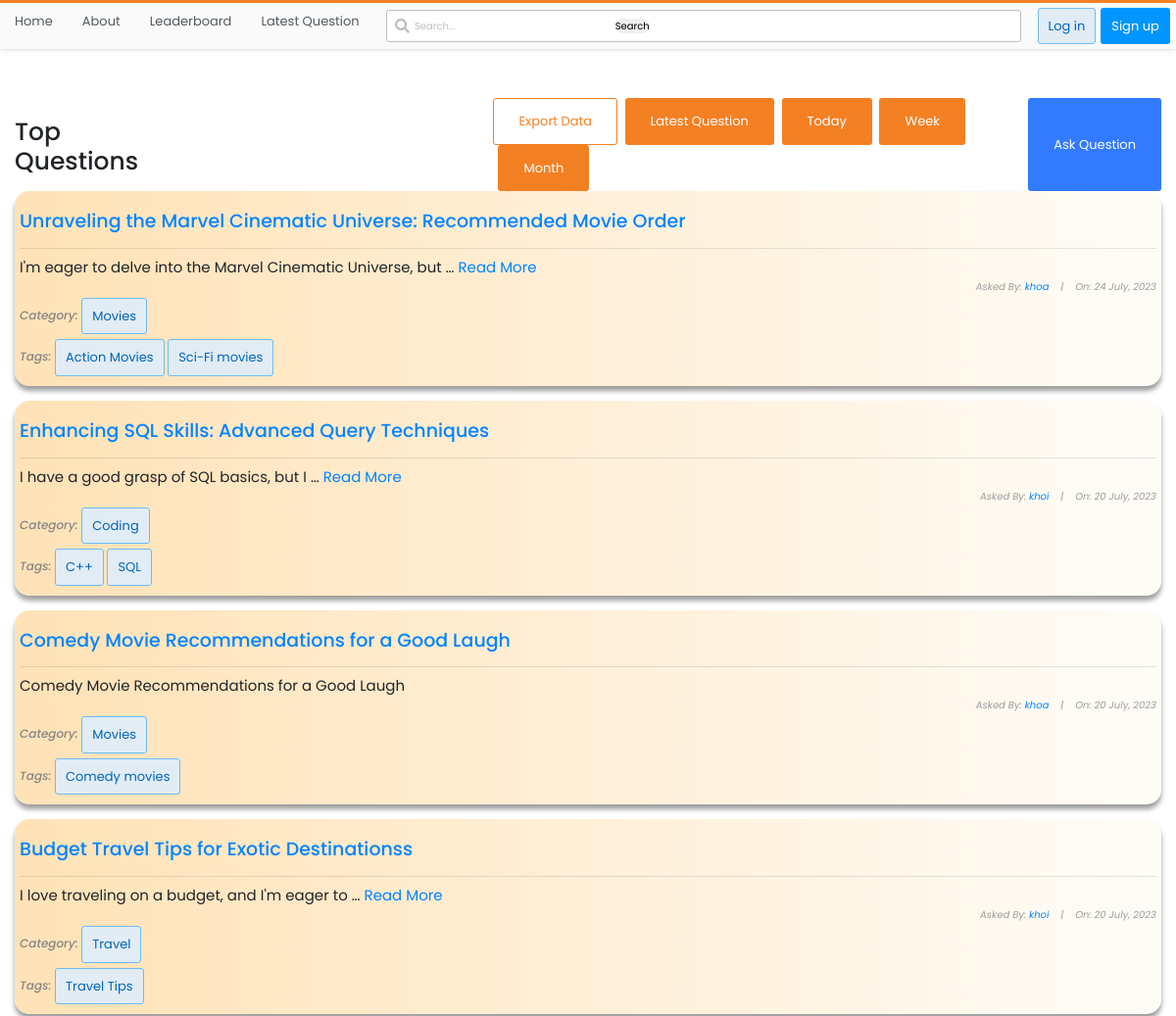
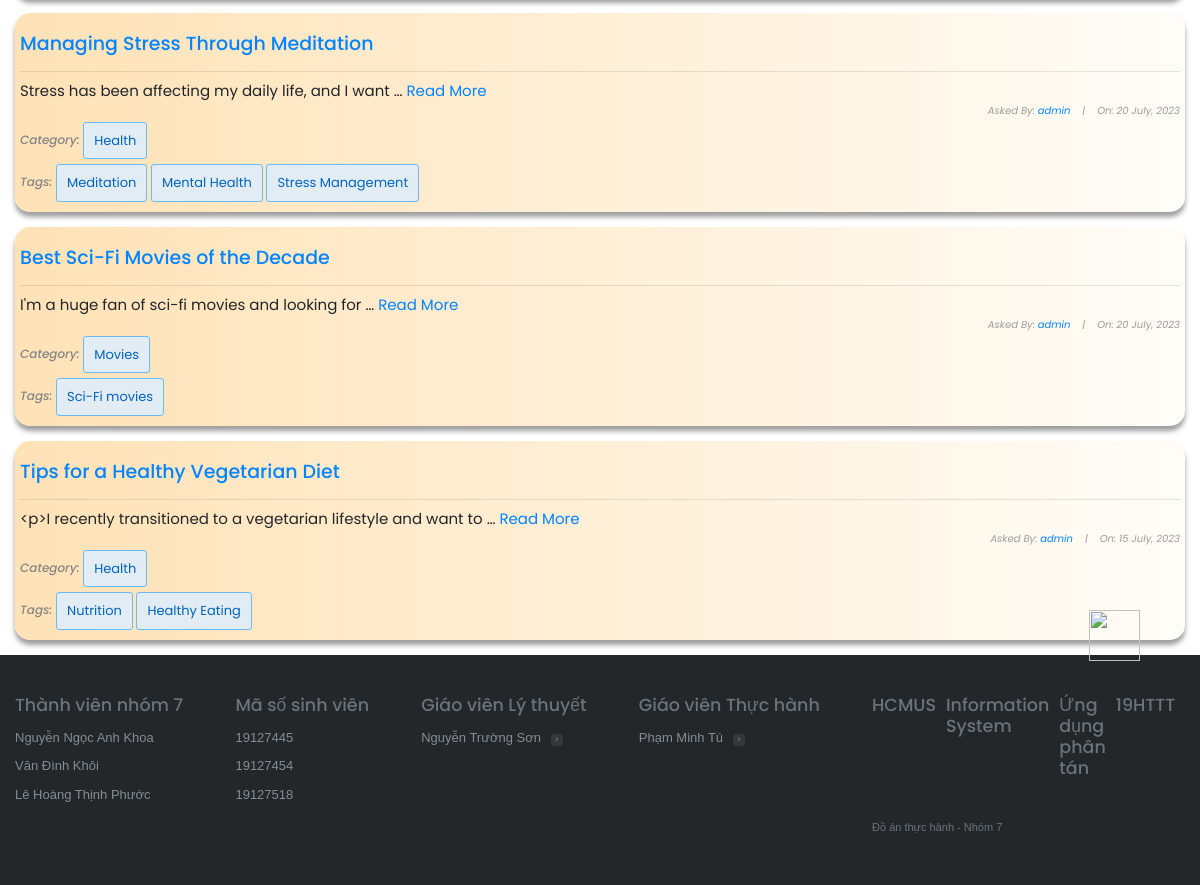
The app's page /questions/, older data (2 pictures, top to bottom).
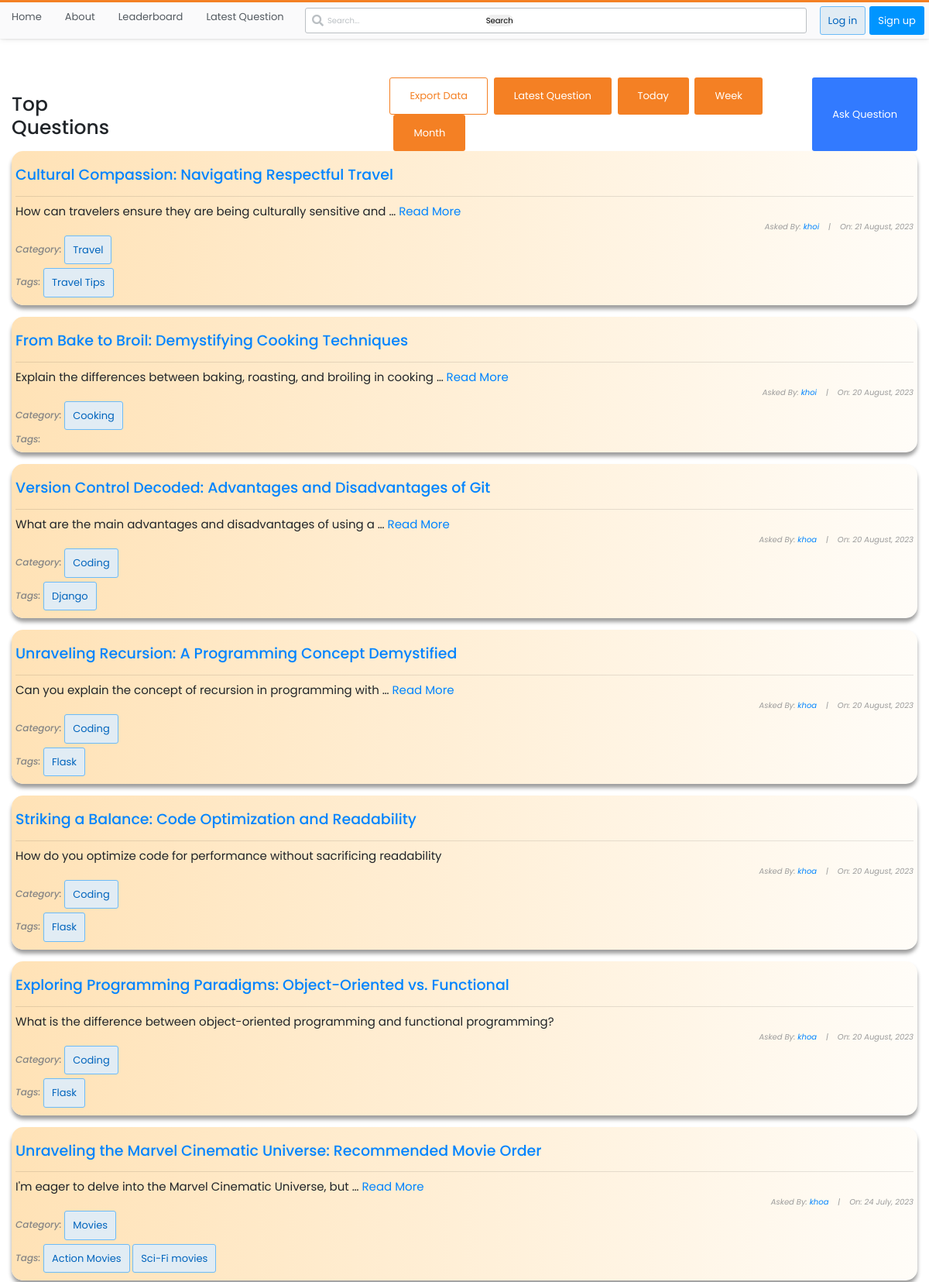
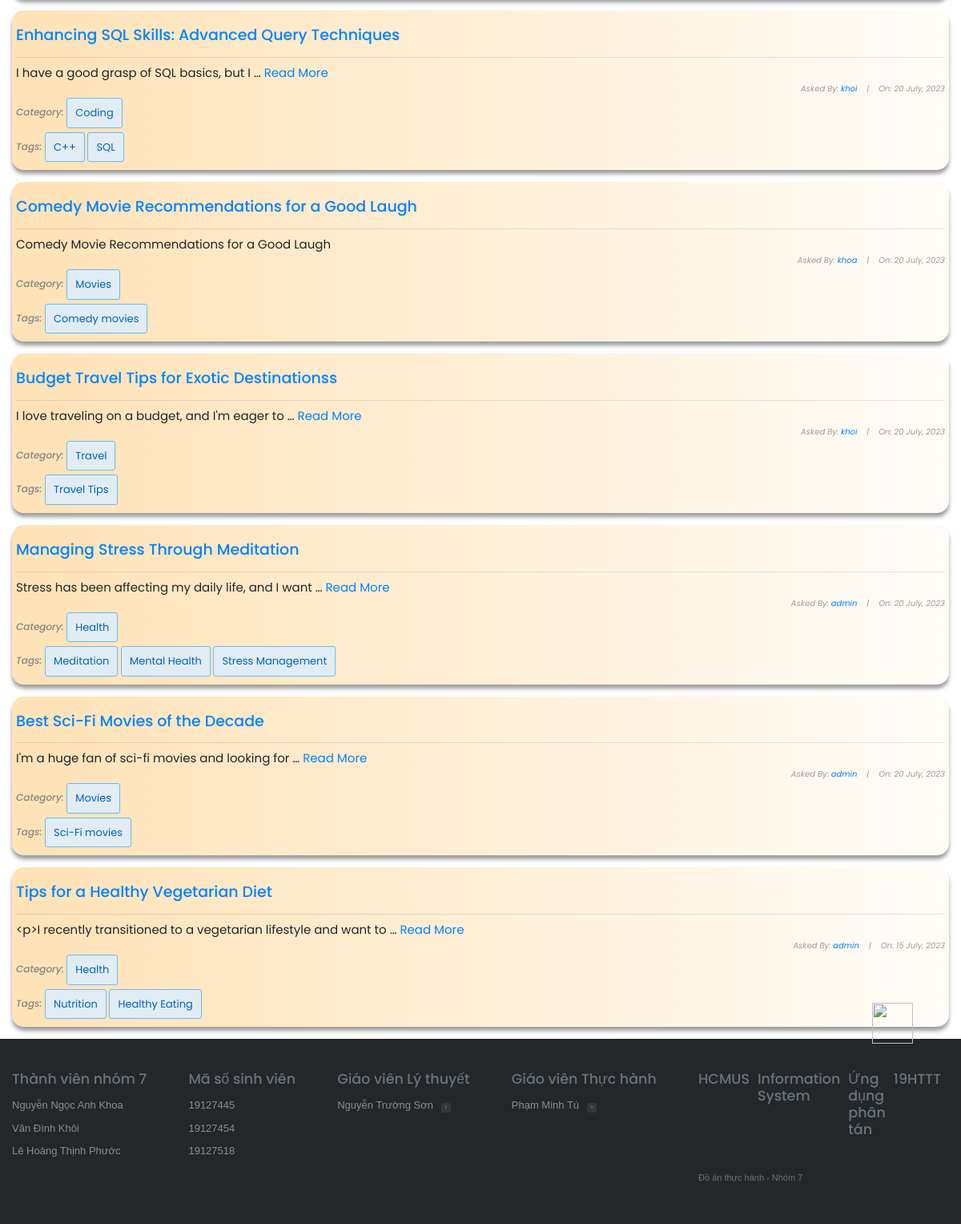
The same page, newer data (2 pictures, top to bottom).
### stackbase/models.py (models this page shows, shortened)
class Question(models.Model):
    user = models.ForeignKey(User, on_delete=models.CASCADE)
    title = models.CharField(max_length=10000)
    content = RichTextField()
    likes = models.ManyToManyField(User, related_name='question_post')
    date_created = models.DateTimeField(default=timezone.now)
    category = models.ForeignKey(Category, on_delete=models.CASCADE, null=True)
    tags = models.ManyToManyField(Tag, blank=True)

class Category(models.Model):
    name = models.CharField(max_length=100)
    tags = models.ManyToManyField('Tag', related_name='categories')

class Tag(models.Model):
    name = models.CharField(max_length=100)

### stackbase/views.py (the view, shortened to what this page needs)
# urls.py: path('questions/', views.QuestionListView.as_view(), name="question-lists"),
class QuestionListView(ListView):
    model = Question
    context_object_name = "questions"
    def get_context_data(self, **kwargs):
        context = super().get_context_data(**kwargs)
        search_input = self.request.GET.get("search-bar") or ""
        context["tab"] = self.request.GET.get("tab", None)
        return context
    def get_queryset(self):
        tab = self.request.GET.get("tab", None)
        if tab == "today":
            start_date = datetime.now().date()
            end_date = start_date + timedelta(days=1)
            queryset = Question.objects.filter(
                date_created__gte=start_date, date_created__lt=end_date
            ).order_by("-date_created")
        elif tab == "week":
            start_date = datetime.now() - timedelta(weeks=1)
            queryset = Question.objects.filter(date_created__gte=start_date).order_by(
                "-date_created"
            )
        elif tab == "month":
            start_date = datetime.now() - timedelta(days=30)
            queryset = Question.objects.filter(date_created__gte=start_date).order_by(
                "-date_created"
            )
        else:
            queryset = Question.objects.all().order_by("-date_created")
        return queryset

### stackbase/templates/stackbase/question_list.html (shortened to what this page needs)
{% extends 'base.html' %}
{% block content %}
<!DOCTYPE html>
<html lang="en">
<head>
</head>
<body>
    <div class="container">
        <div id="sub-nav">
            <h1 id="fh1">Top Questions</h1>
            <div>
                {% if category %}
                    <a id="export-data-btn" class="btn btn-developers" href="#">Export Data</a>
                {% elif tags %}
                    <a id="export-data-btn" class="btn btn-developers" href="#">Export Data</a>
                {% else %}
                    <a id="export-data-btn" class="btn btn-developers" href="#">Export Data</a>
                {% endif %}
                <a class="btn btn-businesses" href="{% url 'stackbase:question-lists' %}">Latest Question</a>
                <a class="btn btn-businesses" href="?tab=today{% if category %}&category={{ category }}{% endif %}">Today</a>
                <a class="btn btn-businesses" href="?tab=week{% if category %}&category={{ category }}{% endif %}">Week</a>
                <a class="btn btn-businesses" href="?tab=month{% if category %}&category={{ category }}{% endif %}">Month</a>
            </div>
            {% if user.is_authenticated %}
                <button class="btn" id="logout-btn"><a id="fa" href="{% url 'stackbase:question-create'%}" style="color: white; text-decoration: none;">Ask Question</a></button>
            {% else %}
                <button class="btn" id="logout-btn"><a id="fa" href="{% url 'login' %}" style="color: white; text-decoration: none;">Ask Question</a></button>
            {% endif %}
        </div>
        <div class="list-question">
            <div class="questions">
                {% for question in questions %}
                <div class="container" style="background: linear-gradient(to right, rgb(255, 226, 182), rgba(255, 166, 0, 0.027)); padding: 5px; box-shadow: rgba(0, 0, 0, 0.383) 0px 5px 5px 0px; border-radius: 15px;" >
                    <div id="title-sec" style="display: flex; align-items: center;">
                        <h3 id="fh3"><a href="{% url 'stackbase:question-detail' question.id%}">{{ question.title }}</a></h3>
                    </div>
                    <hr>
                    {% if question.content|wordcount <= 10 %}
                    <h6 id="fh6" style="text-align: left;">{{ question.content}}</h6>
                    {% else %}
                    <h6 id="fh6" style="text-align: left;">{{ question.content|truncatewords:10}} <a href="{% url 'stackbase:question-detail' question.id%}">Read More</a></h6>
                    {% endif %}
                    <h6 id="fh6" style="font-size: 10px; font-style: italic; color: rgb(155, 155, 155);">Asked By: <a href="{% url 'profile' %}">{{ question.user }}</a>&nbsp;&nbsp;&nbsp; |&nbsp;&nbsp;&nbsp; On: {{question.date_created|date:"j F, Y"}}</h6>
                    <h5 style="text-align: left; font-size: 12px; font-style: italic;">
                        Category: {% if question.category %}
                            <a href="{% url 'stackbase:category-question-lists' question.category.name %}" style="text-decoration: none;">
                                <button class="btn btn-login">{{ question.category.name }}</button>
                            </a>
                        {% else %}
                            None
                        {% endif %}
                    </h5>
                    <h5 style="text-align: left; font-size: 12px; font-style: italic;">Tags:
                        {% for tag in question.tags.all %}
                        <div class="tag-box">
                            <a href="{% url 'stackbase:tag-question-lists' tag.name %}" style="text-decoration: none;">
                                <button class="btn btn-login">{{ tag.name }}</button>
                            </a>
                        </div>
                        {% endfor %}
                    </h5>
                </div> <br>
                {% endfor %}
            </div>
        </div>
    </div>
</body>
</html>
{% endblock content %}

### templates/base.html (shortened to what this page needs)
{% load static %}
<!DOCTYPE html>
<html lang="en">
  <head>
    <link
      rel="stylesheet"
      href="https://cdnjs.cloudflare.com/ajax/libs/font-awesome/5.14.0/css/all.min.css"
    />
    <link
      rel="stylesheet"
      href="https://maxcdn.bootstrapcdn.com/bootstrap/4.0.0/css/bootstrap.min.css"
    />
    <link rel="stylesheet" href="{% static 'main.css' %}" />
  </head>
  <body>
    <header>
      <div class="nav-container">
        <nav>
          <div class="nav-base-links">
            <ul>
              <li><a href="{% url 'stackbase:home' %}">Home</a></li>
              <li><a href="#">About</a></li>
              <li>
                <a href="{% url 'stackbase:leaderboard' %}">Leaderboard</a>
              </li>
              <li>
                <a href="{% url 'stackbase:question-lists' %}"
                  >Latest Question</a
                >
              </li>
            </ul>
          </div>
          <div class="nav-search">
            <div class="search-container">
              <i class="fas fa-search"></i>
              <form action="{% url 'stackbase:question-lists' %}" method="GET">
                <input
                  type="text"
                  id="search-bar"
                  name="search-bar"
                  placeholder="Search..."
                  value="{{ search_input }}"
                />
                <button
                  type="submit"
                  style="border-radius: 25px; border: none; padding: px"
                >
                  Search
                </button>
              </form>
            </div>
          </div>
          <div class="nav-right-buttons">
            {% if user.is_authenticated %}
            <a href="{% url 'profile' %}" class="btn btn-login">Profile</a>
            <a href="{% url 'logout' %}" class="btn btn-register">Logout</a>
            {% else %}
            <a href="{% url 'login' %}" class="btn btn-login">Log in</a>
            <a href="{% url 'register' %}" class="btn btn-register">Sign up</a>
            {% endif %}
          </div>
        </nav>
      </div>
    </header>
    {% block content %} {% endblock content %}
    <footer class="footer">
      <img
        src="https://cdn.sstatic.net/Img/home/robot.svg?v=dfa16a330cbd"
        alt=""
        class="footer-robot-img"
      />
      <div class="container">
        <div class="footer-content">
          <div class="footer-nav">
            <div class="footer-nav-col">
              <div class="footer-links-title"><h3>Thành viên nhóm 7</h3></div>
              <ul class="footer-links">
                <li class="footer-link-item">
                  <h3 class="footer-link">Nguyễn Ngọc Anh Khoa</h3>
                </li>
                <li class="footer-link-item">
                  <h3 class="footer-link">Văn Đình Khôi</h3>
                </li>
                <li class="footer-link-item">
                  <h3 class="footer-link">Lê Hoàng Thịnh Phước</h3>
                </li>
              </ul>
            </div>
            <div class="footer-nav-col">
              <div class="footer-links-title"><h3>Mã số sinh viên</h3></div>
              <ul class="footer-links">
                <li class="footer-link-item">
                  <h3 class="footer-link">19127445</h3>
                </li>
                <li class="footer-link-item">
                  <h3 class="footer-link">19127454</h3>
                </li>
                <li class="footer-link-item">
                  <h3 class="footer-link">19127518</h3>
                </li>
              </ul>
            </div>
            <div class="footer-nav-col">
              <div class="footer-links-title"><h3>Giáo viên Lý thuyết</h3></div>
              <ul class="footer-links">
                <li class="footer-link-item">
                  <h3 class="footer-link">Nguyễn Trường Sơn</h3>
                  <div class="footer-arrow-icon">
                    <i class="fas fa-chevron-right"></i>
                  </div>
                </li>
              </ul>
            </div>
            <div class="footer-nav-col">
              <div class="footer-links-title"><h3>Giáo viên Thực hành</h3></div>
              <ul class="footer-links">
                <li class="footer-link-item">
                  <h3 class="footer-link">Phạm Minh Tú</h3>
                  <div class="footer-arrow-icon">
                    <i class="fas fa-chevron-right"></i>
                  </div>
                </li>
              </ul>
            </div>
          </div>
          <div class="footer-another-links">
            <div class="social-media">
              <ul>
                <li>
                  <h3>HCMUS</h3>
                </li>
                <li>
                  <h3>Information System</h3>
                </li>
                <li>
                  <h3>Ứng dụng phân tán</h3>
                </li>
                <li>
                  <h3>19HTTT</h3>
                </li>
              </ul>
            </div>
            <div class="copyright">
              <p>Đồ án thực hành - Nhóm 7</p>
            </div>
          </div>
        </div>
      </div>
    </footer>
  </body>
</html>

### stackbase/templates/stackbase/question_list.html (style rules this page uses)
body { margin-top: 100px; font-family: 'Poppins', sans-serif; }
#fh1 { margin-top: 20px; margin-right: 320px; }
#sub-nav { display: flex; justify-content: space-around; }
#logout-btn { background-color: rgb(50, 122, 255); }
#fh3 { text-align: left; font-size: 19px; padding-top: 15px; }
#fh6 { text-align: right; font-size: 15px; font-weight: normal; }
a { color: rgb(0, 132, 255); }
h5 { color: rgb(133, 133, 133); }
.tag-box { display: inline-block; }

Row changes from the older to the newer data that the page shows:
added Question: title "Cultural Compassion: Navigating Respectful Travel", content "How can travelers ensure they are being culturally sensitive and …", user "khoi", date_created "21 August, 2023", category.name "Travel", Tag (name "Travel Tips")
added Question: title "From Bake to Broil: Demystifying Cooking Techniques", content "Explain the differences between baking, roasting, and broiling in cooking …", user "khoi", date_created "20 August, 2023", category.name "Cooking"
added Question: title "Version Control Decoded: Advantages and Disadvantages of Git", content "What are the main advantages and disadvantages of using a …", user "khoa", date_created "20 August, 2023", category.name "Coding"
now on this page (row unchanged): Tag: name "Django", shown under "Version Control Decoded: Advantages and Disadvantages of Git"
added Question: title "Unraveling Recursion: A Programming Concept Demystified", content "Can you explain the concept of recursion in programming with …", user "khoa", date_created "20 August, 2023", category.name "Coding"
now on this page (row unchanged): Tag: name "Flask"
added Question: title "Striking a Balance: Code Optimization and Readability", content "How do you optimize code for performance without sacrificing readability", user "khoa", date_created "20 August, 2023", category.name "Coding"
added Question: title "Exploring Programming Paradigms: Object-Oriented vs. Functional", content "What is the difference between object-oriented programming and functional programming?", user "khoa", date_created "20 August, 2023", category.name "Coding"
